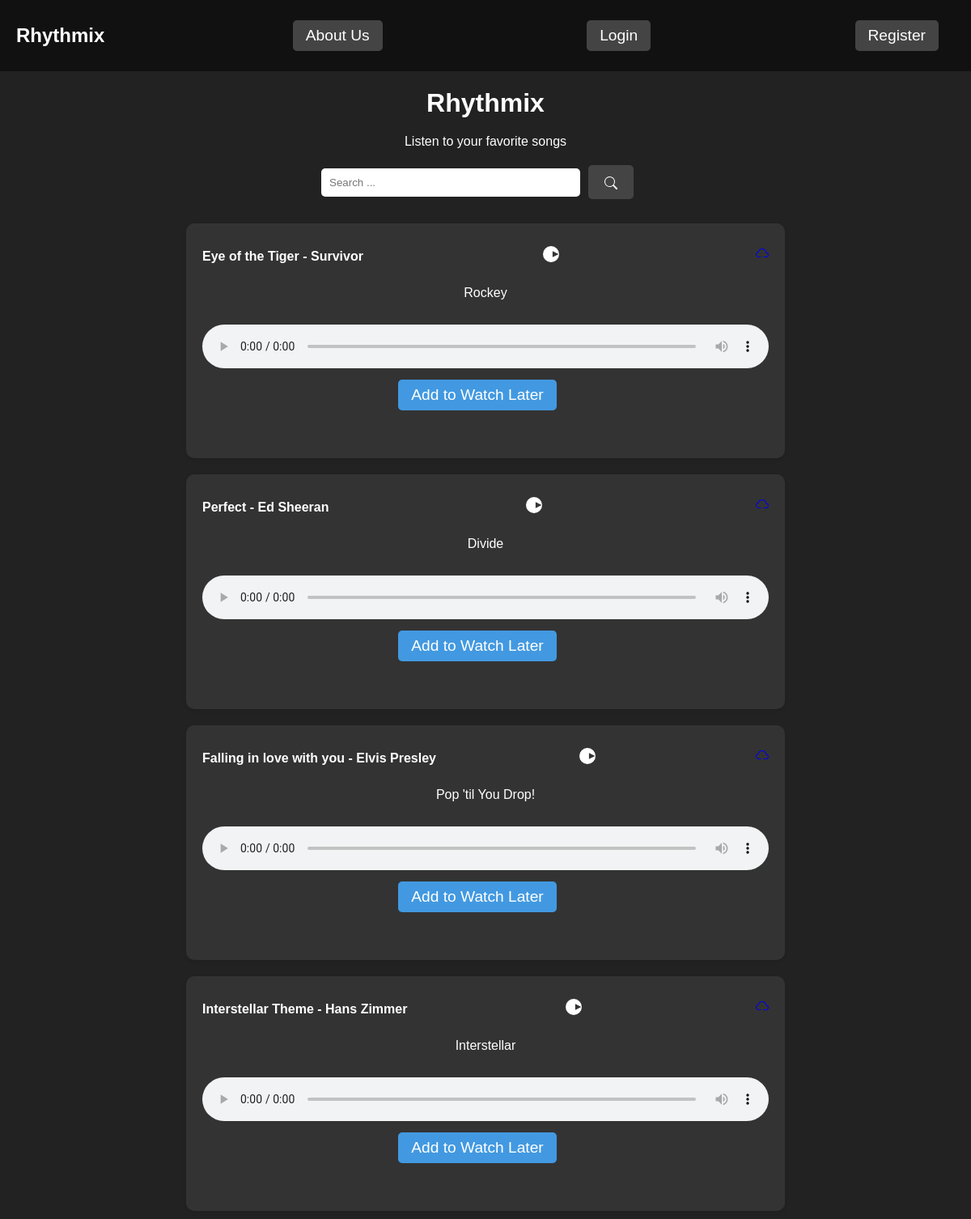
The page / on the database its author committed.
### music/models.py (models this page shows)
class Song(models.Model):
    title = models.CharField(max_length=255)
    artist = models.CharField(max_length=255, blank=True)
    album = models.CharField(max_length=255, blank=True)
    song_file = models.CharField(max_length=250, blank=True)

### music/views.py (the view)
# urls.py: path('', views.album_list, name='album_list'),
def album_list(request):
  songs = Song.objects.all()
  search_query = request.GET.get('query', '')
  if(request.user.is_anonymous == False):
    user = request.user
    watch_later_songs = WatchLater.objects.filter(user=user)
  else:
    watch_later_songs = []
  watch_later_list = []
  for watch_later in watch_later_songs:
      watch_later_list.append(watch_later.song)
  if search_query:
    songs = songs.filter(title__icontains=search_query)
  context = {'songs': songs, 'search_query': search_query, 'current_year': date.today().year, 'watch_later': watch_later_list}
  return render(request, 'music/album_list.html', context)

### music/templates/music/album_list.html (shortened to what this page needs)
<!DOCTYPE html>
<html lang="en">
<head>
</head>
<body>
  <nav>
    <h1>Rhythmix</h1>
    <button onclick="location.href='/about/'">About Us</button>
    {% if user.is_authenticated %}
      <a href="{% url 'watchlater' %}">{{ user.username }}</a>
      <a href="{% url 'logout' %}">Logout</a>
    {% else %}
      <button onclick="location.href='/login/'">Login</button>
      <button onclick="location.href='/register/'">Register</button>
    {% endif %}
  </nav>
  <div>
    <h1>Rhythmix</h1>
    <p>Listen to your favorite songs</p>
    <form action="{% url 'search' %}" method="get">
      <input type="text" name="query" placeholder="Search ...">
      <button type="submit">
        <svg xmlns="http://www.w3.org/2000/svg" width="16" height="16" fill="currentColor" viewBox="0 0 16 16">
          <path d="M11.742 10.344a6.5 6.5 0 1 0-1.397 1.398h-.001q.044.06.098.115l3.85 3.85a1 1 0 0 0 1.415-1.414l-3.85-3.85a1 1 0 0 0-.115-.1zM12 6.5a5.5 5.5 0 1 1-11 0 5.5 5.5 0 0 1 11 0"/></svg>
      </button>
    </form>
    <div class="songcards-container">
      {% for song in songs %}
      <div class="songcard">
        <div>
          <h3>{{ song.title }} - {{ song.artist }}</h3>
          <button id="playButton{{ song.id }}" type="button">
            <svg xmlns="http://www.w3.org/2000/svg" width="16" height="16" fill="currentColor" viewBox="0 0 16 16">
              <path d="M16 8A8 8 0 1 1 0 8a8 8 0 0 1 16 0zM9.5 5v6l6-3z" /></svg>
          </button>
          <a href="{{ song.song_file }}" download="{{ song.title }}.mp3">
          </a>
        </div>
        <p>{{ song.album }}</p>
        <audio id="audioElement{{ song.id }}" controls>
          <source src="{{ song.song_file }}" type="audio/mpeg" />
        </audio>
        {% if song not in watch_later %}
        <form action="{% url 'addtowatchlater' song.id %}" method="post">
          <button type="submit">
            Add to Watch Later
          </button>
        </form>
        {% endif %}
      </div>
      {% endfor %}
    </div>
  </div>
</body>
</html>

### music/templates/music/album_list.html (style rules this page uses)
body { font-family: 'Arial Black', sans-serif; background-color: #222; color: #fff; margin: 0; padding: 0; }
nav { background-color: #111; padding: 10px 20px; display: flex; justify-content: space-between; align-items: center; }
nav a, button { color: #fff; text-decoration: none; font-size: 1.2rem; margin-right: 20px; padding: 8px 16px; border: none; border-radius: 5px; background-color: #444; cursor: pointer; transition: background-color 0.3s; }
h1, p { text-align: center; margin-bottom: 20px; }
form { display: flex; justify-content: center; align-items: center; margin-bottom: 20px; }
input[type="text"] { padding: 10px; border-radius: 5px; border: none; margin-right: 10px; width: 300px; }
button[type="submit"] { padding: 10px 20px; border-radius: 5px; border: none; background-color: #444; color: #fff; cursor: pointer; }
button[type="submit"] svg { vertical-align: middle; }
.songcards-container { display: flex; flex-wrap: wrap; justify-content: space-around; }
.songcard { background-color: #333; padding: 20px; border-radius: 10px; margin: 10px; box-shadow: 0 2px 4px rgba(0, 0, 0, 0.1); transition: transform 0.3s ease; width: 700px; height: 250px; }
.songcard div { display: flex; align-items: center; justify-content: space-between; }
.songcard h3 { margin: 0; font-size: 1rem; color: #fff; }
.songcard button { background-color: transparent; border: none; cursor: pointer; }
.songcard button svg { fill: #fff; width: 20px; height: 20px; }
.songcard audio { width: 100%; margin-top: 10px; }
.songcard form { margin-top: 10px; }
.songcard button[type="submit"] { background-color: #4299e1; color: #fff; padding: 8px 16px; border-radius: 5px; border: none; cursor: pointer; }

### rows shown on the page
Song: title "Eye of the Tiger", artist "Survivor", album "Rockey"
Song: title "Perfect", artist "Ed Sheeran", album "Divide"
Song: title "Falling in love with you", artist "Elvis Presley", album "Pop 'til You Drop!"
Song: title "Interstellar Theme", artist "Hans Zimmer", album "Interstellar"
